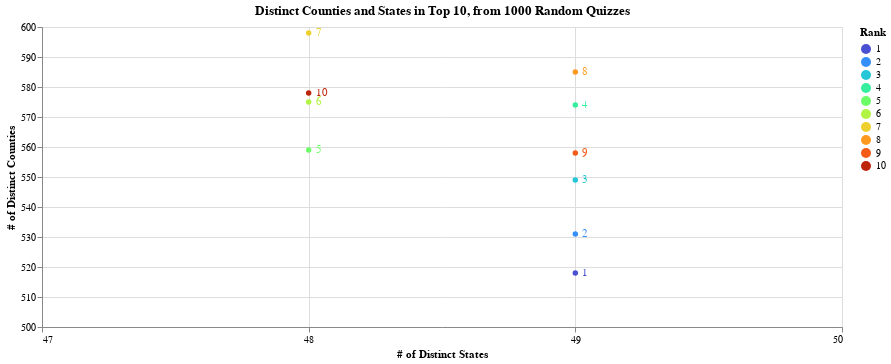

Source (notebook cell):
### Code cell
alt.data_transformers.disable_max_rows()
circles = alt.Chart(top_10,title="Distinct Counties and States in Top 10, from 1000 Random Quizzes").mark_circle().encode(
    x=alt.X('distinct(State)',title="# of Distinct States",bin=False, scale=alt.Scale(domain=[47, 50]), axis=alt.Axis(tickMinStep=1)),
    y=alt.Y('distinct(County)',title="# of Distinct Counties", scale = alt.Scale(domain=[500,600])),
    color=alt.Color("rank:N",scale=alt.Scale(scheme="turbo"),title="Rank"),
).properties(width=800,height=300)

text = circles.mark_text(
    align='left',
    baseline='middle',
    dx=7
).encode(
    text='rank'
)

circles + text

### Figure 1 — Vega-Lite specification as saved in the notebook (floating-point values rounded to 4 significant figures; data arrays with more than 128 entries replaced by an {"elided": "..."} marker saying what was removed)
{"config": {"view": {"continuousWidth": 400, "continuousHeight": 300}}, "layer": [{"mark": "circle", "encoding": {"color": {"type": "nominal", "field": "rank", "scale": {"scheme": "turbo"}, "title": "Rank"}, "x": {"type": "nominal", "aggregate": "distinct", "axis": {"tickMinStep": 1}, "bin": false, "field": "State", "scale": {"domain": [47, 50]}, "title": "# of Distinct States"}, "y": {"type": "nominal", "aggregate": "distinct", "field": "County", "scale": {"domain": [500, 600]}, "title": "# of Distinct Counties"}}, "height": 300, "title": "Distinct Counties and States in Top 10, from 1000 Random Quizzes", "width": 800}, {"mark": {"type": "text", "align": "left", "baseline": "middle", "dx": 7}, "encoding": {"color": {"type": "nominal", "field": "rank", "scale": {"scheme": "turbo"}, "title": "Rank"}, "text": {"type": "quantitative", "field": "rank"}, "x": {"type": "nominal", "aggregate": "distinct", "axis": {"tickMinStep": 1}, "bin": false, "field": "State", "scale": {"domain": [47, 50]}, "title": "# of Distinct States"}, "y": {"type": "nominal", "aggregate": "distinct", "field": "County", "scale": {"domain": [500, 600]}, "title": "# of Distinct Counties"}}, "height": 300, "title": "Distinct Counties and States in Top 10, from 1000 Random Quizzes", "width": 800}], "data": {"name": "data-0dfcabaad767ae2287755577dc2be944"}, "$schema": "https://vega.github.io/schema/vega-lite/v4.8.1.json", "datasets": {"data-0dfcabaad767ae2287755577dc2be944": {"elided": "7023 records"}}}
